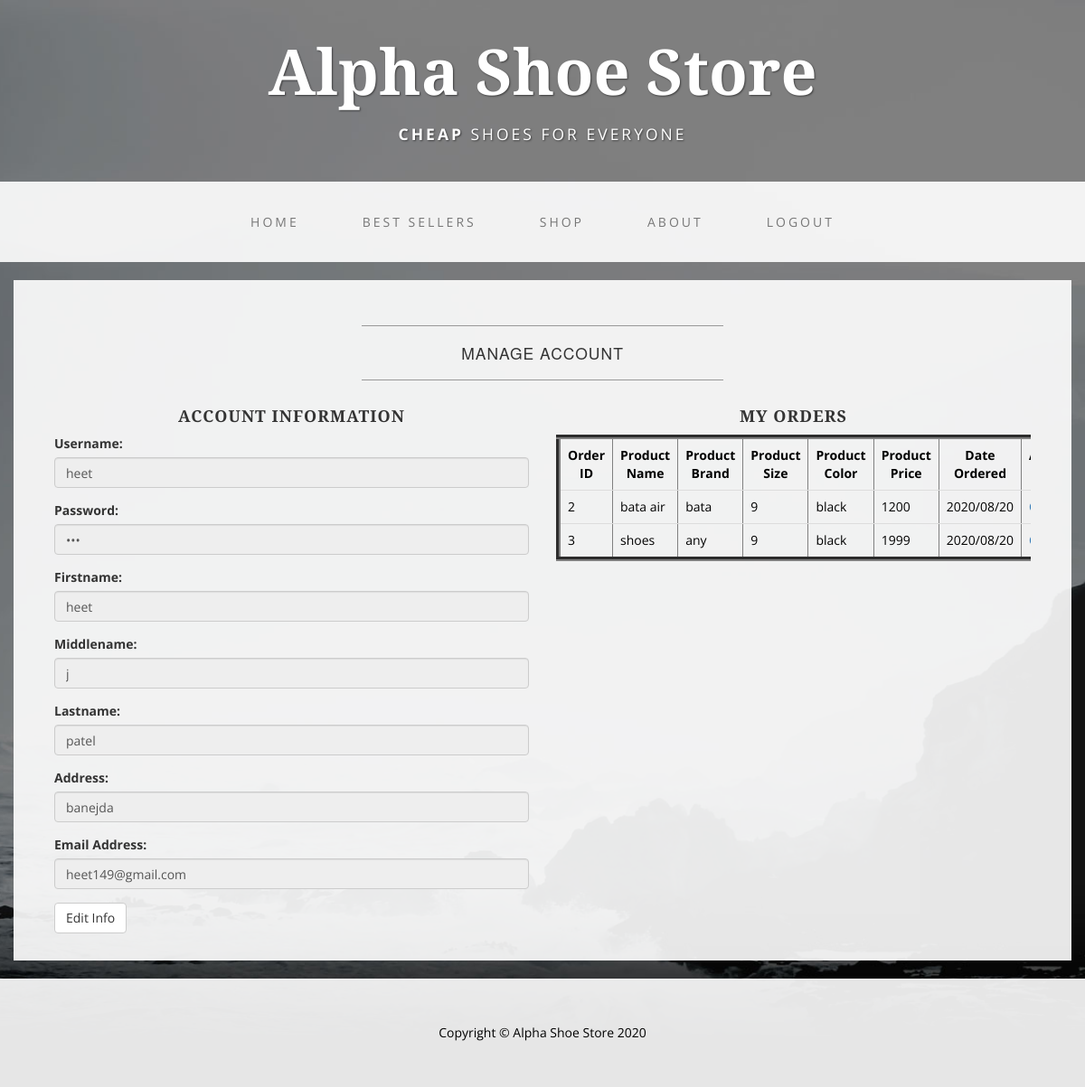
The page /ManageAccount.php (signed in) on the database its author committed.
### tables this page shows
CREATE TABLE `tbl_customers` (
  `CustomerID` int(11) NOT NULL,
  `Username` varchar(30) DEFAULT NULL,
  `PASSWORD` varchar(30) DEFAULT NULL,
  `Role` varchar(30) DEFAULT NULL,
  `Firstname` varchar(30) DEFAULT NULL,
  `Middlename` varchar(30) DEFAULT NULL,
  `Lastname` varchar(30) DEFAULT NULL,
  `Address` varchar(30) DEFAULT NULL,
  `EmailAddress` varchar(30) DEFAULT NULL
);

CREATE TABLE `tbl_orders` (
  `OrderID` int(11) NOT NULL,
  `ProductID` int(11) DEFAULT NULL,
  `CustomerID` int(11) DEFAULT NULL,
  `Size` varchar(30) DEFAULT NULL,
  `Color` varchar(30) DEFAULT NULL,
  `DateOrdered` varchar(30) DEFAULT NULL
);

CREATE TABLE `tbl_products` (
  `ProductID` int(11) NOT NULL,
  `Productname` varchar(30) DEFAULT NULL,
  `ProductBrand` varchar(30) DEFAULT NULL,
  `ProductSize` varchar(30) DEFAULT NULL,
  `ProductColor` varchar(30) DEFAULT NULL,
  `ProductPrice` varchar(30) DEFAULT NULL,
  `ProductCategory` varchar(30) DEFAULT NULL,
  `ProductImageName` varchar(50) DEFAULT NULL,
  `ProductImage` text DEFAULT NULL
);

### ManageAccount.php (the view, shortened to what this page needs)
<!DOCTYPE html>
<html lang="en">
<head>
    <link href="css/bootstrap.min.css" rel="stylesheet">
    <link href="css/business-casual.css" rel="stylesheet">
	<?php
		require 'Connection.php';
		$Username = null;
		if(!empty($_SESSION["Username"]))
		{
			$Username = $_SESSION["Username"];
		}
		$sql = "select * from tbl_customers where Username = '".$Username."' and Password = '".$_SESSION['Password']."'";
		$Res = mysqli_query($Conn,$sql);
		while($Rows = mysqli_fetch_array($Res))
		{
			$C_ID = $Rows[0];
			$C_Username = $Rows[1];
			$C_Password = $Rows[2];
			$C_Firstname = $Rows[4];
			$C_Middlename = $Rows[5];
			$C_Lastname = $Rows[6];
			$C_Address = $Rows[7];
			$C_Email = $Rows[8];
		}
	?>
</head>
<body>
    <div class="brand">Alpha Shoe Store</div>
    <div class="address-bar"><strong>Cheap</strong> Shoes for Everyone</div>
    <nav class="navbar navbar-default" role="navigation">
        <div class="container">
            <div class="collapse navbar-collapse" id="bs-example-navbar-collapse-1">
                <ul class="nav navbar-nav">
                    <li><a href="index.php">Home</a></li>
					<li><a href="bestseller.php">Best Sellers</a></li>
					<li><a href="shop.php">Shop</a></li>
                    <li><a href="about.php">About</a></li>
					<?php if($Username == null){echo '<li><a href="Login.php?Role=User">Login</a></li>';} else {echo '<li><a href="Logout.php">Logout</a></li>';} ?>
                </ul>
            </div>
        </div>
    </nav>
    <div class="container">
        <div class="row">
            <div class="box">
                <div class="col-lg-12">
						<hr>
						<h2 class="intro-text text-center">Manage Account</h2>
						<hr>
					<div class="col-md-6">
							<form role="form" action="Register.php?ActionType=Edit&Loc=MA&ID=<?php echo $C_ID; ?>" method="POST">
							<h4 style="text-align: center">Account Information</h4>
							<div class="form-group">
							  <label for="username">Username:</label>
							  <input type="text" name="Username" class="form-control" id="Username" value="<?php echo $C_Username; ?>" disabled>
							</div>
							<div class="form-group">
							  <label for="Password">Password:</label>
							  <input type="Password" name="Password" class="form-control" id="Password" value="<?php echo $C_Password; ?>" disabled>
							</div>
							<div class="form-group">
							  <label for="Firstname">Firstname:</label>
							  <input type="text" name="Firstname" class="form-control" id="Firstname" value="<?php echo $C_Firstname; ?>" disabled>
							</div>
							<div class="form-group">
							  <label for="Middlename">Middlename:</label>
							  <input type="text" name="Middlename" class="form-control" id="Middlename" value="<?php echo $C_Middlename; ?>" disabled>
							</div>
							<div class="form-group">
							  <label for="Lastname">Lastname:</label>
							  <input type="text" name="Lastname" class="form-control" id="Lastname" value="<?php echo $C_Lastname; ?>" disabled>
							</div>
							<div class="form-group">
							  <label for="Address">Address:</label>
							  <input type="text" name="Address" class="form-control" id="Address" value="<?php echo $C_Address; ?>" disabled>
							</div>
							<div class="form-group">
							  <label for="EmailAddress">Email Address:</label>
							  <input type="email" name="EmailAddress" class="form-control" id="EmailAddress" value="<?php echo $C_Email; ?>" disabled>
							</div>
							<button type="submit" class="btn btn-default">Edit Info</button>
						</form>
					</div>
					<div class="col-md-6">
						<h4 style="text-align: center">My Orders</h4>
						<div class="table-responsive">
							<table border="5px" class="table">
								<tr style="text-align: center; color: Black; font-weight: bold;">
									<td>Order ID</td>
									<td>Product Name</td>
									<td>Product Brand</td>
									<td>Product Size</td>
									<td>Product Color</td>
									<td>Product Price</td>
									<td>Date Ordered</td>
									<td>Action</td>
								</tr>
								<?php
								$sqlI = "SELECT tbl_orders.OrderID, tbl_products.Productname, tbl_products.ProductBrand, tbl_orders.Size, " .
								" tbl_orders.Color, tbl_products.ProductPrice, tbl_orders.DateOrdered FROM tbl_products RIGHT JOIN " .
								" tbl_orders on tbl_orders.ProductID = tbl_products.ProductID WHERE tbl_orders.CustomerID = $C_ID ORDER BY tbl_orders.OrderID";
								$Resulta = mysqli_query($Conn,$sqlI);
								while($Rows = mysqli_fetch_array($Resulta)):;
								?>
								<tr style="color: black">
								<td><?php echo $Rows[0]; ?></td>
								<td><?php echo $Rows[1]; ?></td>
								<td><?php echo $Rows[2]; ?></td>
								<td><?php echo $Rows[3]; ?></td>
								<td><?php echo $Rows[4]; ?></td>
								<td><?php echo $Rows[5]; ?></td>
								<td><?php echo $Rows[6]; ?></td>
								<td>
								</td>
								<?php endwhile; ?>
								</tr>
							</table>
						</div>
					</div>
                </div>
            </div>
        </div>
    </div>
    <footer>
        <div class="container">
            <div class="row">
                <div class="col-lg-12 text-center">
                    <p>Copyright &copy; Alpha Shoe Store 2020</p>
                </div>
            </div>
        </div>
    </footer>
</body>
</html>

### css/business-casual.css (style rules this page uses)
body { font-family: "Open Sans","Helvetica Neue",Helvetica,Arial,sans-serif; background: url('../img/bg3.jpg') no-repeat center center fixed; -webkit-background-size: cover; -moz-background-size: cover; background-size: cover; -o-background-size: cover; background-color: black; }
h1, h2, h3, h4, h5, h6 { text-transform: uppercase; font-family: "Josefin Slab","Helvetica Neue",Helvetica,Arial,sans-serif; font-weight: 700; letter-spacing: 1px; }
p { color: #000; }
hr { max-width: 400px; border-color: #999999; }
.brand, .address-bar { display: none; }
.navbar-nav { text-transform: uppercase; font-weight: 400; letter-spacing: 3px; }
.box { margin-bottom: 20px; padding: 30px 15px; background: #fff; background: rgba(255,255,255,0.9); }
.intro-text { text-transform: uppercase; font-size: 1.25em; font-weight: 400; letter-spacing: 1px; }
footer { background: #fff; background: rgba(255,255,255,0.9); }
footer p { margin: 0; padding: 50px 0; }
@media screen and (min-width:768px) { .brand { display: inherit; margin: 0; padding: 30px 0 10px; text-align: center; text-shadow: 1px 1px 2px rgba(0,0,0,0.5); font-family: "Josefin Slab","Helvetica Neue",Helvetica,Arial,sans-serif; font-size: 5em; font-weight: 700; line-height: normal; color: #fff; } }
@media screen and (min-width:768px) { .address-bar { display: inherit; margin: 0; padding: 0 0 40px; text-align: center; text-shadow: 1px 1px 2px rgba(0,0,0,0.5); text-transform: uppercase; font-size: 1.25em; font-weight: 400; letter-spacing: 3px; color: #fff; } }
@media screen and (min-width:768px) { .navbar { border-radius: 0; } }
@media screen and (min-width:768px) { .navbar { min-height: 0; } }
@media screen and (min-width:768px) { .navbar-default { border: none; background: #fff; background: rgba(255,255,255,0.9); } }
@media screen and (min-width:768px) { .nav>li>a { padding: 35px; } }
@media screen and (min-width:768px) { .navbar-nav>li>a { line-height: normal; } }
@media screen and (min-width:768px) { .navbar-nav { display: table; float: none; margin: 0 auto; table-layout: fixed; font-size: 14px; } }
@media screen and (min-width:1200px) { .box:after { content: ''; display: table; clear: both; } }

### rows shown on the page
tbl_customers: Username "heet", Firstname "heet", Middlename "j", Lastname "patel", Address "banejda", EmailAddress "heet149@gmail.com"
tbl_orders: OrderID "2", ProductID.Productname "bata air", ProductID.ProductBrand "bata", Size "9", Color "black", ProductID.ProductPrice "1200", DateOrdered "2020/08/20"
tbl_orders: OrderID "3", ProductID.Productname "shoes", ProductID.ProductBrand "any", Size "9", Color "black", ProductID.ProductPrice "1999", DateOrdered "2020/08/20"
